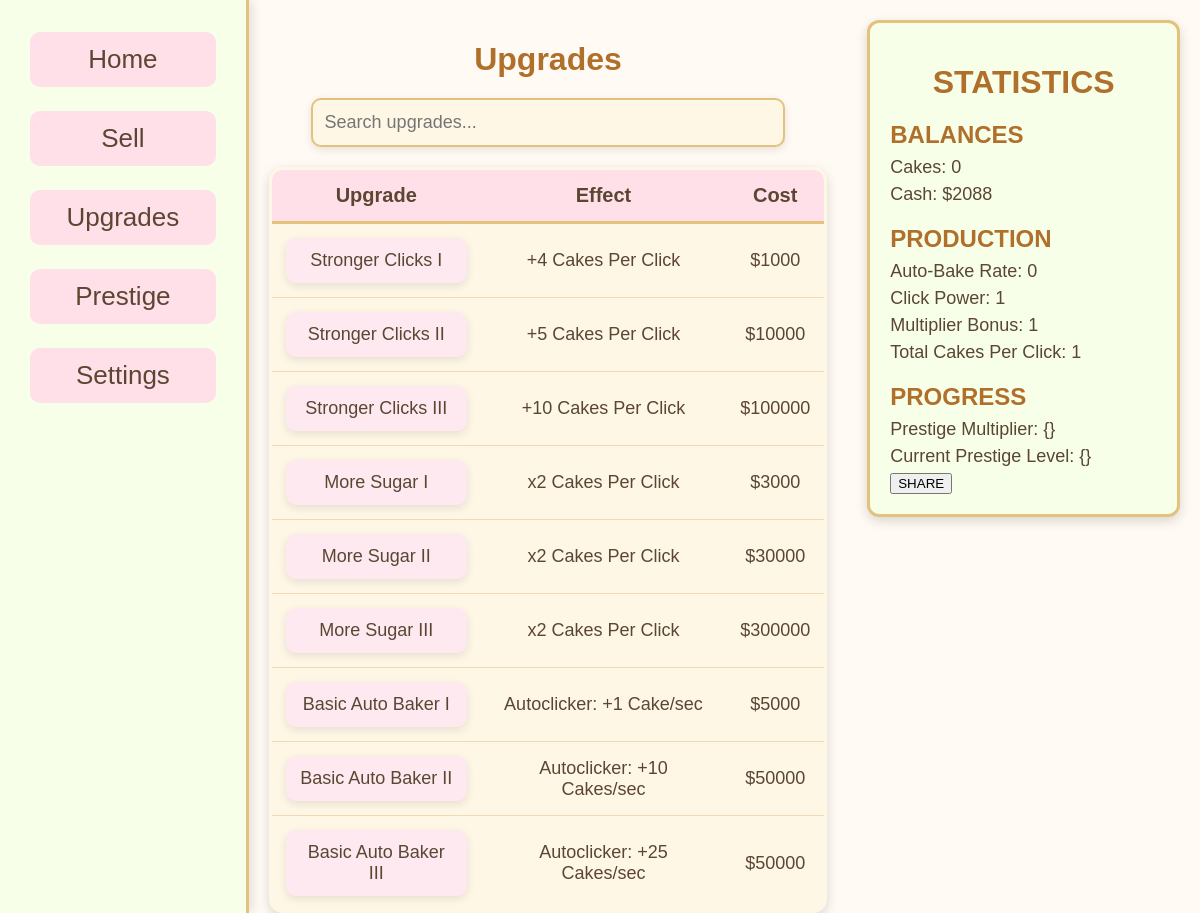
Page /upgrades.php (signed in) on the earlier database version.
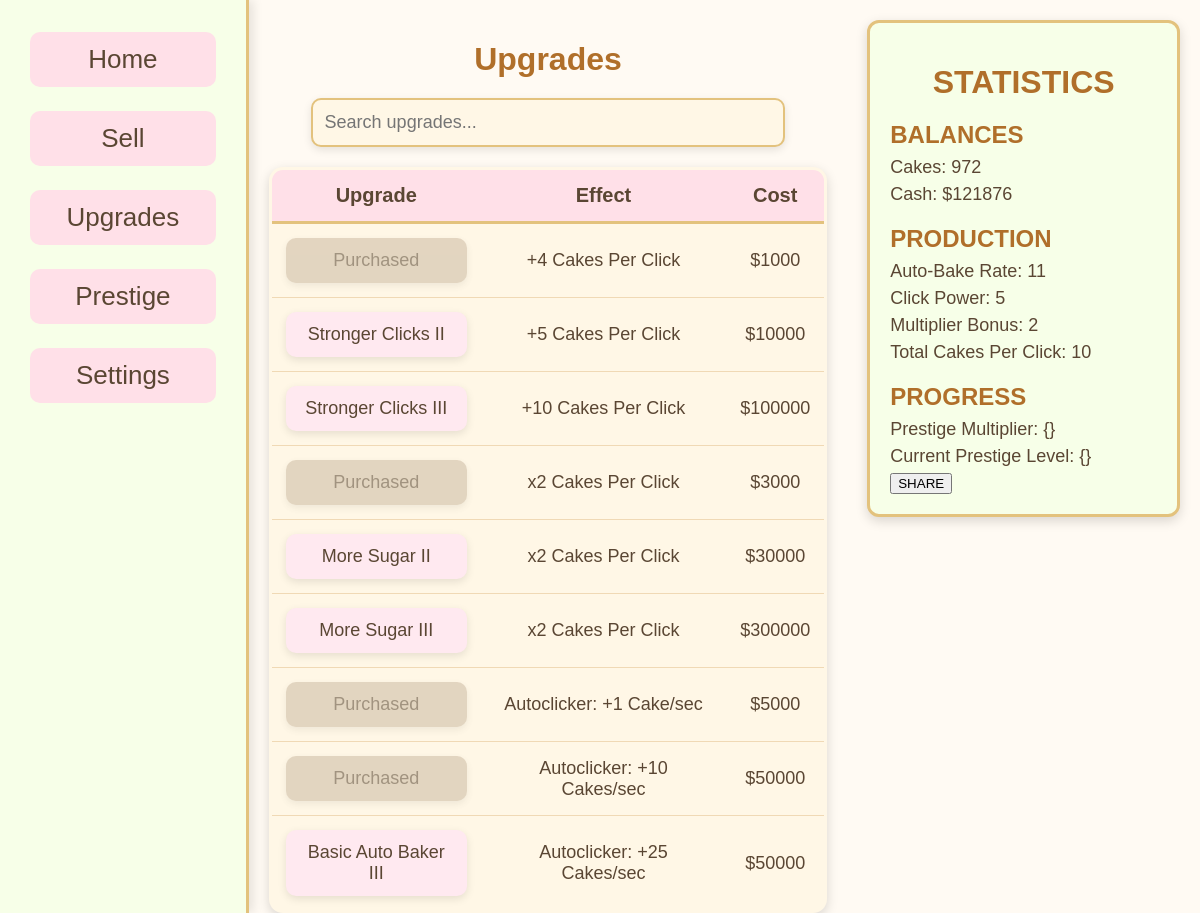
Same page on the later database version.
### tables this page shows
CREATE TABLE "player_save" (
    id INTEGER PRIMARY KEY,
    cakes INTEGER DEFAULT 0,
    currency INTEGER DEFAULT 0, "multiplier" INTEGER DEFAULT 1, clickPower INTEGER DEFAULT 1, cps INTEGER DEFAULT 0, prestige_level INTEGER DEFAULT 0, prestige_multiplier REAL DEFAULT 1, "lifetime" INTEGER DEFAULT 0, `bonus` INTEGER DEFAULT 0,
    FOREIGN KEY (id) REFERENCES users(id)
);

### upgrades.php (the view, shortened to what the changed rows need)
<?php
$current_cakes = 0;
$current_currency = 0;
$current_multiplier = 1;
$current_clickPower = 1;
$current_cps = 0;
require_once __DIR__ . '/php/config.php';
if(isset($_SESSION['user_id'])) {
    try {
        $dsn = "sqlite:$db";
        $pdo = new \PDO($dsn);
        $pdo->setAttribute(\PDO::ATTR_ERRMODE, \PDO::ERRMODE_EXCEPTION);
        $stmt = $pdo->prepare("
            SELECT cakes, currency, multiplier, clickPower, cps, bonus
            FROM player_save
            WHERE id = :user_id
        ");
        $stmt->execute([':user_id' => $_SESSION['user_id']]);
        $player_data = $stmt->fetch(\PDO::FETCH_ASSOC);
        if($player_data) {
            $current_cakes = (int)$player_data['cakes'];
            $current_currency = (int)$player_data['currency'];
            $current_multiplier = (int)$player_data['multiplier'];
            $current_clickPower = (int)$player_data['clickPower'];
            $current_cps = (int)$player_data['cps'];
        }
    } catch (\PDOException $e) {
        echo "Database connection failed: " . $e->getMessage();
    }
} else {
    header("Location: index.php");
    exit();
}
$purchased_upgrades = [];
$stmt2 = $pdo->prepare("
    SELECT upgrade_name, purchased
    FROM player_upgrades
    WHERE user_id = :user_id
");
$stmt2->execute([':user_id' => $_SESSION['user_id']]);
while ($row = $stmt2->fetch(PDO::FETCH_ASSOC)) {
    $purchased_upgrades[$row['upgrade_name']] = $row['purchased'];
}
$Click1Purchased = $purchased_upgrades["Stronger Clicks I"] ?? 0;
$Sugar1Purchased = $purchased_upgrades["More Sugar I"] ?? 0;
$Baker1Purchased = $purchased_upgrades["Basic Auto Baker I"] ?? 0;
$Baker2Purchased = $purchased_upgrades["Basic Auto Baker II"] ?? 0;
?>
<!DOCTYPE html>
<html lang="en">
<head>
    <link rel="stylesheet" href="Styles/index.css">
</head>
<body>
<div class="column2">
    <div id="upgradeSect">
        <h1>Upgrades</h1>
        <div id="upgradeTable">
            <table>
                <tr>
                    <th>Upgrade</th>
                    <th>Effect</th>
                    <th>Cost</th>
                </tr>
                <tr>
                    <td>
                        <button id="upgradeClick1" <?php if ($Click1Purchased) echo "disabled"; ?>>
                            <?php echo $Click1Purchased ? "Purchased" : "Stronger Clicks I"; ?>
                        </button>
                    </td>
                </tr>
                <tr>
                    <td>
                        <button id="sugarMult1" <?php if ($Sugar1Purchased) echo "disabled"; ?>>
                            <?php echo $Sugar1Purchased ? "Purchased" : "More Sugar I"; ?>
                        </button>
                    </td>
                </tr>
                <tr>
                    <td>
                        <button id="autoBake1" <?php if ($Baker1Purchased) echo "disabled"; ?>>
                            <?php echo $Baker1Purchased ? "Purchased" : "Basic Auto Baker I"; ?>
                        </button>
                    </td>
                </tr>
                <tr>
                    <td>
                        <button id="autoBake2" <?php if ($Baker2Purchased) echo "disabled"; ?>>
                            <?php echo $Baker2Purchased ? "Purchased" : "Basic Auto Baker II"; ?>
                        </button>
                    </td>
                </tr>
            </table>
        </div>
    </div>
</div>
<div class="column3">
    <div id="stats">
        <h1>STATISTICS</h1>
        <h2>BALANCES</h2>
        <ul>
            <li>Cakes: <span id="cakeStat" data-cake><?php echo $current_cakes; ?></span></li>
            <li>Cash: $<span id="money"><?php echo $current_currency; ?></span></li>
        </ul>
        <h2>PRODUCTION</h2>
        <ul>
            <li>Auto-Bake Rate: <?php echo $current_cps?></li>
            <li>Click Power: <?php echo $current_clickPower ?></li>
            <li>Multiplier Bonus: <?php echo $current_multiplier?></li>
            <li>Total Cakes Per Click: <?php echo $current_clickPower * $current_multiplier?></li>
        </ul>
        <h2>PROGRESS</h2>
    </div>
</div>
</body>
</html>

Differences in the rows shown:
changed player_save: cakes "0" → "972"; currency "2088" → "121876"; cps "0" → "11"; clickPower "1" → "5"; multiplier "1" → "2"; $current_clickPower * $current_multiplier "1" → "10"
Other differences:
text no longer shown: "Stronger Clicks I More Sugar I Basic Auto Baker I Basic Auto Baker II"
text now shown: "Purchased Purchased Purchased Purchased"
